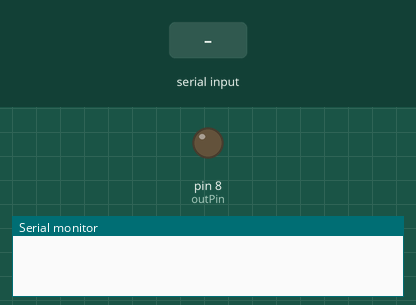
This sketch was run on a simulated Arduino Uno, built with avr-gcc and run on an emulated ATmega328P. Parts: output pins drawn as LEDs (lit = HIGH), the last lines printed to the serial monitor. Dashed ring = blinking. Inputs (shaded band) come from the test bench.

Above: at 1.2 s.
1.3 s: "Z" received over Serial
At 1.51 s:
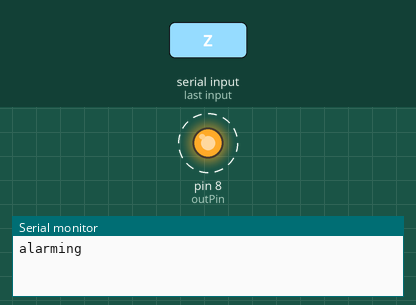
4.3 s: "R" received over Serial
At 4.4 s:
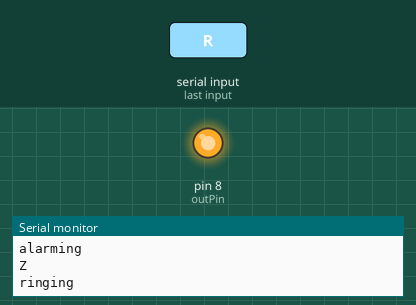
Timing chart, 0 to 7.3 s (numbered marks = the images above; inputs shaded):
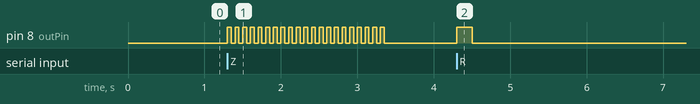

The sketch:

ringBell_ino.ino
```cpp
/* door bell ringer for arduino.
   xtal@hackeriet.no, 2012-10-13 */

int outPin = 8;

int incomingByte = 0;
char inLetter = 'A';

void setup()
{
  Serial.begin(9600);
  pinMode(outPin, OUTPUT);
  digitalWrite(outPin, LOW);
}

void loop()
{
  if (Serial.available() > 0) {
     incomingByte = Serial.read();
     inLetter = incomingByte;
     if (inLetter == 'R') {
       ring();
     }
     else if (inLetter == 'Z') {
       alarm();
     }
     Serial.println(inLetter);
  }
}

void ring()
{
  Serial.println("ringing");
  digitalWrite(outPin, HIGH);
  delay(200);
  digitalWrite(outPin, LOW);
  delay(50);
}

void alarm()
{
  int i;
  int times = 20;
  Serial.println("alarming");
  for(i=0;i<=times;i++) {
    digitalWrite(outPin, HIGH);
    delay(50);
    digitalWrite(outPin, LOW);
    delay(50);
  }
}
```

Measured:
- after the input at 1.3 s, pin 8 (outPin): alternates HIGH for 0.05 s and LOW for 0.05 s, 42 changes in all, then stays LOW, starting at once
- after the input at 4.3 s, pin 8 (outPin): LOW → HIGH at once, → LOW 0.20 s later
